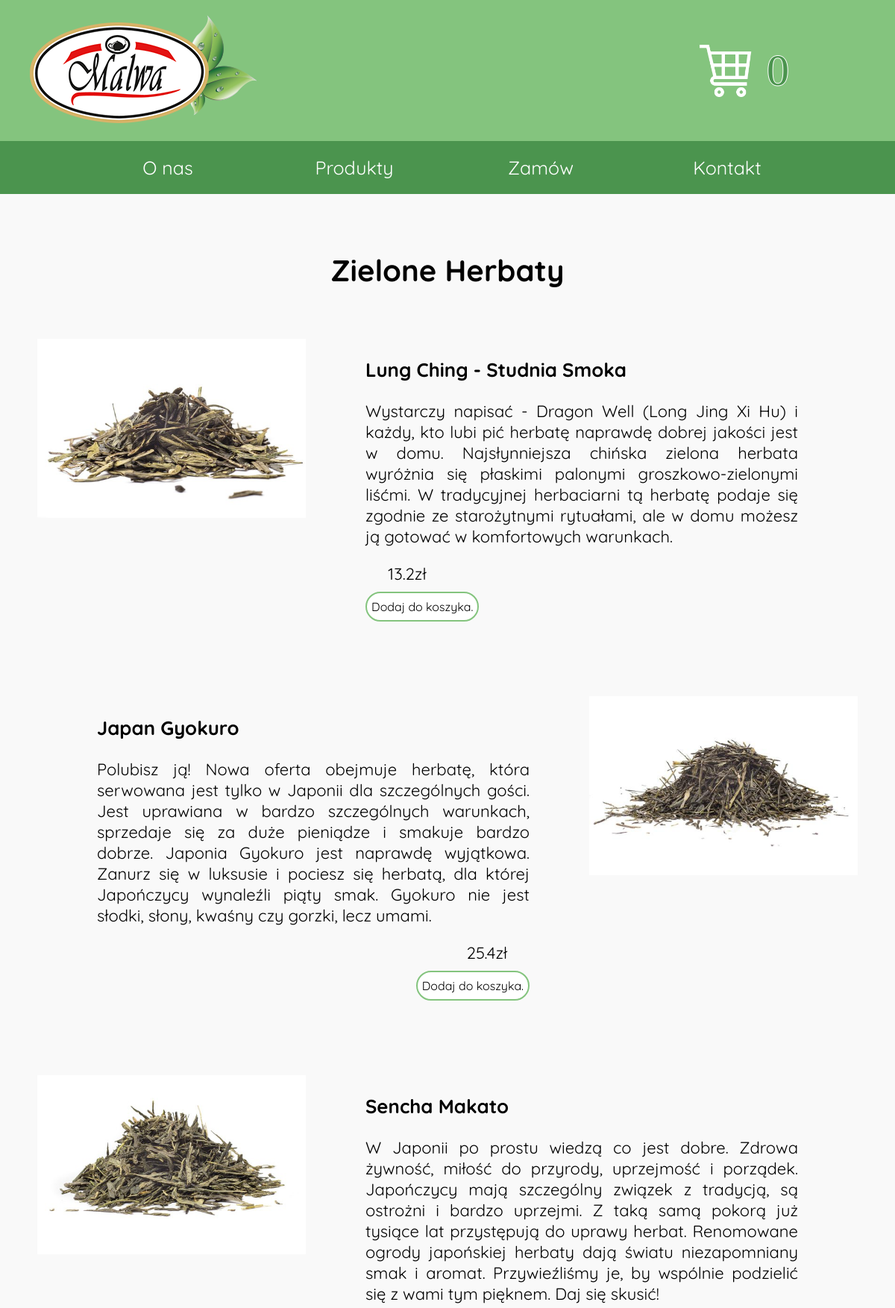
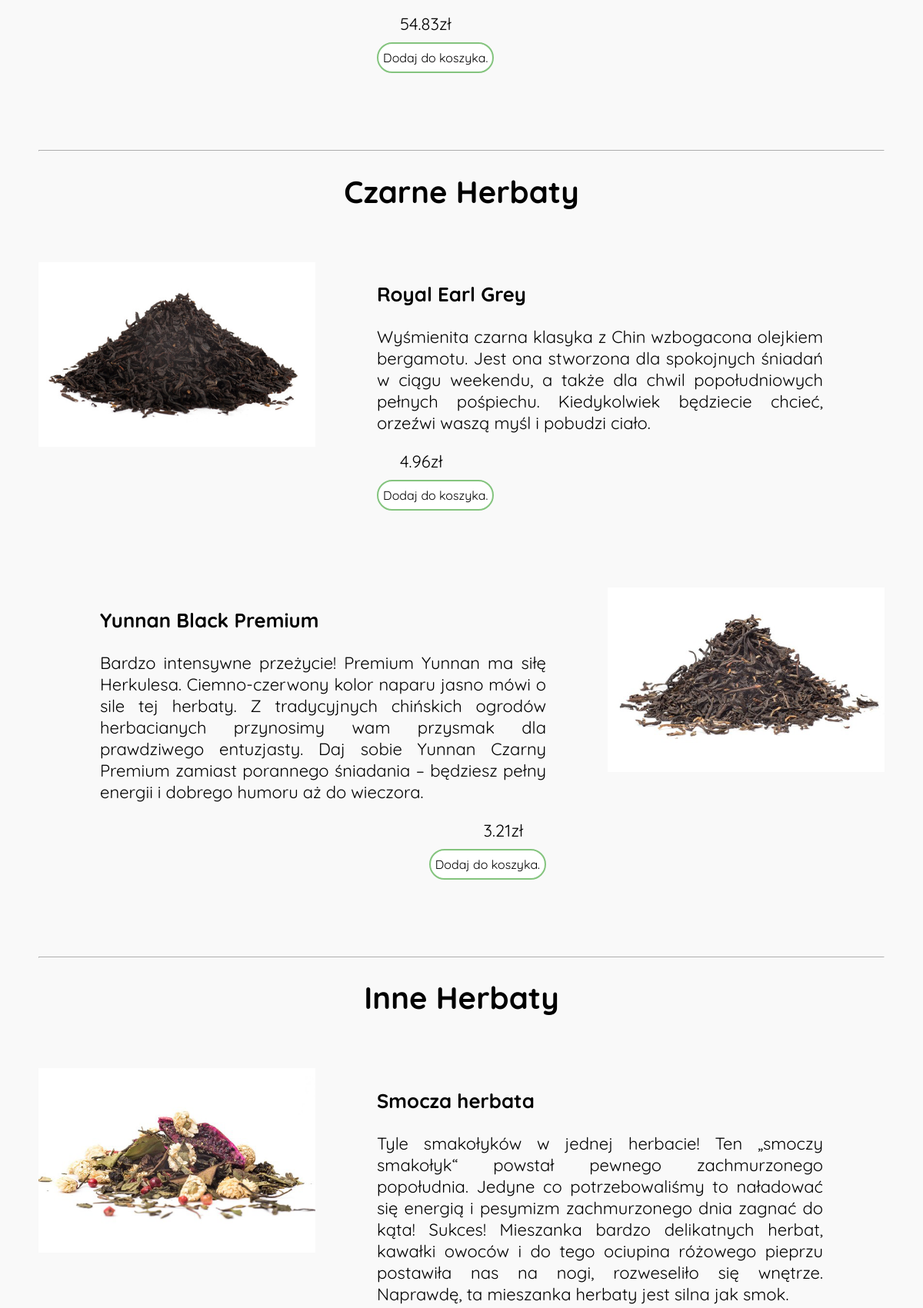
The app's page /http/produkty.php (upper part) with its own data (2 pictures, top to bottom).
### tables this page shows
CREATE TABLE products(
    id INT  NOT NULL PRIMARY KEY,
    name VARCHAR(60) NOT NULL,
    price FLOAT(32) NOT NULL,
    type INT NOT NULL,
    describtion TEXT(65535) NOT NULL);

### http/render_products.php (the view)
<?php
function echo_product_img($id){
    echo'
    <div class="product-img-container">
        <img class="img-hover" src="img/products/product'.$id.'.png">
        <img class="img-main" src="img/products/product'.$id.'-raw.png">
    </div>
    ';
}
function echo_product_description($id, $name, $price, $description,){
    echo'
    <div class="product-description">
        <h3>'.$name.'</h3>
        <p>'.$description.'</p>
        <div class="basket-price-div">
            <span class="price">'.$price.'zł</span>
            <button class="basket" type="button" id="p'.$id.'">'.($_SESSION["basket"][$id] > 0 ? 'Usuń z koszyka.' : 'Dodaj do koszyka.').'</button>
        </div>
    </div>
    ';
}
function echo_tea_type($rows, $div_id, $name, $type){
    echo '
    <div class="tea-type" id="'.$div_id.'">
        <h1>'.$name.'</h1>
        <br>
        <br>
    ';
    $site = True;
    foreach ($rows as $row) {
        if($row['type'] == $type){
            $id = $row['id'];
            echo '<div class="product-template" id="t'.$id.'">';
            if($site){
                echo_product_img($id);
                echo_product_description($id, $row['name'], $row['price'], $row['describtion']);
            }else{
                echo_product_description($id, $row['name'], $row['price'], $row['describtion']);
                echo_product_img($id);
            }
            echo '</div>';
            $site = !$site;
        }
    }
    echo '
    </div>
    <hr>
    ';
}
?>

### http/produkty.php (shortened to what this page needs)
<?php
require_once "connect.php";
require_once "render_products.php";
?>
<!DOCTYPE html>
<html lang="pl">
    <head>
        <?php readfile('head_content.html'); ?>
        <link rel="stylesheet" href="css/product-style.css">
    </head>
   <body>
        <?php include 'template.php'; ?>
        <div id="webpage-content">
<?php
    try{
        $data_base = new mysqli($host, $db_username, $db_password, $db_name);
        if($data_base->connect_error){
            echo '<h1 class="error">Przepraszamy, nie udało się połączyć z bazą danych. Problemy tehchniczne. Spróbuj ponownie później</h1>';
        }else{
            $products = $data_base->query("SELECT * FROM products")->fetch_all(MYSQLI_ASSOC);
        }
    }catch(e){
        echo '<h1 class="error">Przepraszamy, nie udało się połączyć z bazą danych. Problemy tehchniczne. Spróbuj ponownie później</h1>';
    }
    echo_tea_type($products, "green-tea", "Zielone Herbaty", 1);
 ?>
        </div>
        <?php readfile('footer.html'); ?>
    </body>
</html>

### http/template.php (shortened to what this page needs)
<div id="template">
    <div id="top-div">
        <div class="block" id="logo-container">
            <a href="index.php"><img src="img/logo.png"></a>
        </div>
        <div id="empty-space">
        </div>
        <div class="block" id="shop-nav">
            <div id="cart">
                <div>
                    <a href="cart.php"><img src="img/cart-icon.png"></a>
                </div>
            </div>
            <div id="number">
                <div id="products-number-div"><span id="products-number">
                    <?php
                    $counts=0;
                    echo $counts;
                    ?>
                </span></div>
            </div>
        </div>
    </div>
    <div id="nav">
        <div class="dropmenu">
            <div class="dropmenu-text">
                <a href="o-nas.php">O nas</a>
            </div>
        </div>
        <div class="dropmenu">
            <div class="dropmenu-text">
                <a href="produkty.php">Produkty</a>
            </div>
        </div>
        <div class="dropmenu">
            <div class="dropmenu-text">
                <a href="cart.php">Zamów</a>
            </div>
        </div>
        <div class="dropmenu">
            <div class="dropmenu-text">
                <a href="kontakt.php">Kontakt</a>
            </div>
        </div>
    </div>
</div>

### http/css/top-style.css (style rules this page uses)
body { background-color: rgb(249, 249, 249); margin: 0; }
#top-div { display: inline-flex; flex-direction: row; width: 100%; background-color: rgb(132, 196, 126); }
#logo-container { padding-left: 40px; }
#empty-space { flex: 2; padding: 20px; }
.block { flex: 1; padding: 20px; }
#shop-nav { display: flex; }
#cart { padding: 10px; flex: 1; display: flex; align-items: center; }
#cart img { max-width: 70px; display: block; margin: auto; cursor: pointer; }
#number { flex: 3; display: flex; align-items: center; }
#number #products-number-div { padding: 10px; min-width: 50px; }
#number #products-number { font-size: 60px; color: rgb(75, 148, 78); text-shadow: -1px 0 white, 0 1px white, 1px 0 white, 0 -1px white; }
#webpage-content { padding: 50px; display: flex; font-family: "Quicksand", sans-serif; }

### http/css/nav-style.css (style rules this page uses)
#nav { text-align: center; background-color: rgb(75, 148, 78); font-size: 25px; font-family: "Quicksand", sans-serif; color: white; display: flex; justify-content: space-around; padding-left: 100px; padding-right: 100px; }
.dropmenu { flex: 1; position: relative; transition-duration: 0.4s; }
.dropmenu-text { padding: 20px; }
.dropmenu-text a { text-decoration: none; color: white; }

### http/css/footer-style.css (style rules this page uses)
hr { border-color: white; }

### http/css/product-style.css (style rules this page uses)
#webpage-content { display: inherit; }
.product-template { display: flex; margin-bottom: 100px; }
.product-img-container { flex: 1; position: relative; }
.product-img-container img { width: 30vw; }
.product-description { flex: 2; text-align: justify; padding-left: 80px; padding-right: 80px; font-size: 22px; }
.tea-type { text-align: center; }
.tea-type h1 { font-size: 40px; }
.basket { height: 40px; border: none; font-size: 16px; font-family: "Quicksand", sans-serif; text-decoration: none; background-color: white; transition-duration: 0.6s; cursor: pointer; border: 2px solid rgb(132, 196, 126); border-radius: 20px; min-width: 150px; }
.basket-price-div { display: flex; flex-direction: column; }
.product-template:nth-child(odd) .basket-price-div { align-items: flex-end; }
.product-template:nth-child(odd) .price { padding: 0 30px 10px 0; }
.product-template:nth-child(even) .basket-price-div { align-items: flex-start; }
.product-template:nth-child(even) .price { padding: 0 0 10px 30px; }

### records on screen
products: shows a picture, name "Lung Ching - Studnia Smoka", describtion "Wystarczy napisać - Dragon Well (Long Jing Xi Hu) i każdy, kto lubi pić herbatę naprawdę dobrej jakości jest w domu. Najsłynniejsza chińska zielona herbata wyróżnia się płaskimi palonymi groszkowo-zielonymi liśćmi. W tradycyjnej herbaciarni tą herbatę podaje się zgodnie ze starożytnymi rytuałami, ale w domu możesz ją gotować w komfortowych warunkach.", price "13.2", shows "Dodaj do koszyka."
products: name "Japan Gyokuro", describtion "Polubisz ją! Nowa oferta obejmuje herbatę, która serwowana jest tylko w Japonii dla szczególnych gości. Jest uprawiana w bardzo szczególnych warunkach, sprzedaje się za duże pieniądze i smakuje bardzo dobrze. Japonia Gyokuro jest naprawdę wyjątkowa. Zanurz się w luksusie i pociesz się herbatą, dla której Japończycy wynaleźli piąty smak. Gyokuro nie jest słodki, słony, kwaśny czy gorzki, lecz umami.", price "25.4", shows "Dodaj do koszyka.", shows a picture
products: shows a picture, name "Sencha Makato", describtion "W Japonii po prostu wiedzą co jest dobre. Zdrowa żywność, miłość do przyrody, uprzejmość i porządek. Japończycy mają szczególny związek z tradycją, są ostrożni i bardzo uprzejmi. Z taką samą pokorą już tysiące lat przystępują do uprawy herbat. Renomowane ogrody japońskiej herbaty dają światu niezapomniany smak i aromat. Przywieźliśmy je, by wspólnie podzielić się z wami tym pięknem. Daj się skusić!", price "54.83", shows "Dodaj do koszyka."
products: shows a picture, name "Royal Earl Grey", describtion "Wyśmienita czarna klasyka z Chin wzbogacona olejkiem bergamotu. Jest ona stworzona dla spokojnych śniadań w ciągu weekendu, a także dla chwil popołudniowych pełnych pośpiechu. Kiedykolwiek będziecie chcieć, orzeźwi waszą myśl i pobudzi ciało.", price "4.96", shows "Dodaj do koszyka."
products: name "Yunnan Black Premium", describtion "Bardzo intensywne przeżycie! Premium Yunnan ma siłę Herkulesa. Ciemno-czerwony kolor naparu jasno mówi o sile tej herbaty. Z tradycyjnych chińskich ogrodów herbacianych przynosimy wam przysmak dla prawdziwego entuzjasty. Daj sobie Yunnan Czarny Premium zamiast porannego śniadania – będziesz pełny energii i dobrego humoru aż do wieczora.", price "3.21", shows "Dodaj do koszyka.", shows a picture
products: shows a picture, name "Smocza herbata", describtion "Tyle smakołyków w jednej herbacie! Ten „smoczy smakołyk“ powstał pewnego zachmurzonego popołudnia. Jedyne co potrzebowaliśmy to naładować się energią i pesymizm zachmurzonego dnia zagnać do kąta! Sukces! Mieszanka bardzo delikatnych herbat, kawałki owoców i do tego ociupina różowego pieprzu postawiła nas na nogi, rozweseliło się wnętrze. Naprawdę, ta mieszanka herbaty jest silna jak smok."

### other values on screen
$counts "0"
$name "Zielone Herbaty Czarne Herbaty Inne Herbaty"
